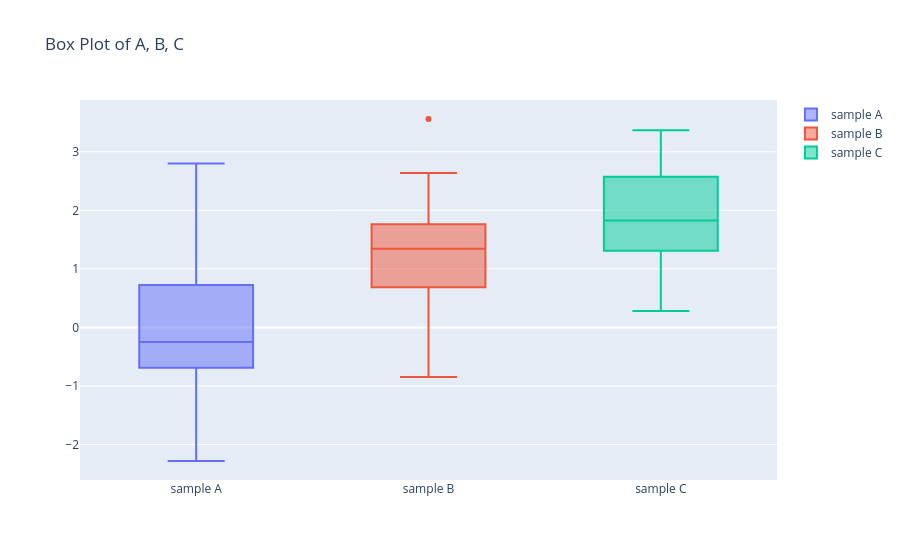

Write notebook code for a chart like this one.
### Code cell
fig = go.Figure()

fig.add_trace(go.Box(y=y0, name='sample A'))
fig.add_trace(go.Box(y=y1, name='sample B'))
fig.add_trace(go.Box(y=y2, name='sample C'))

fig.update_layout(title='Box Plot of A, B, C')
fig.show()
